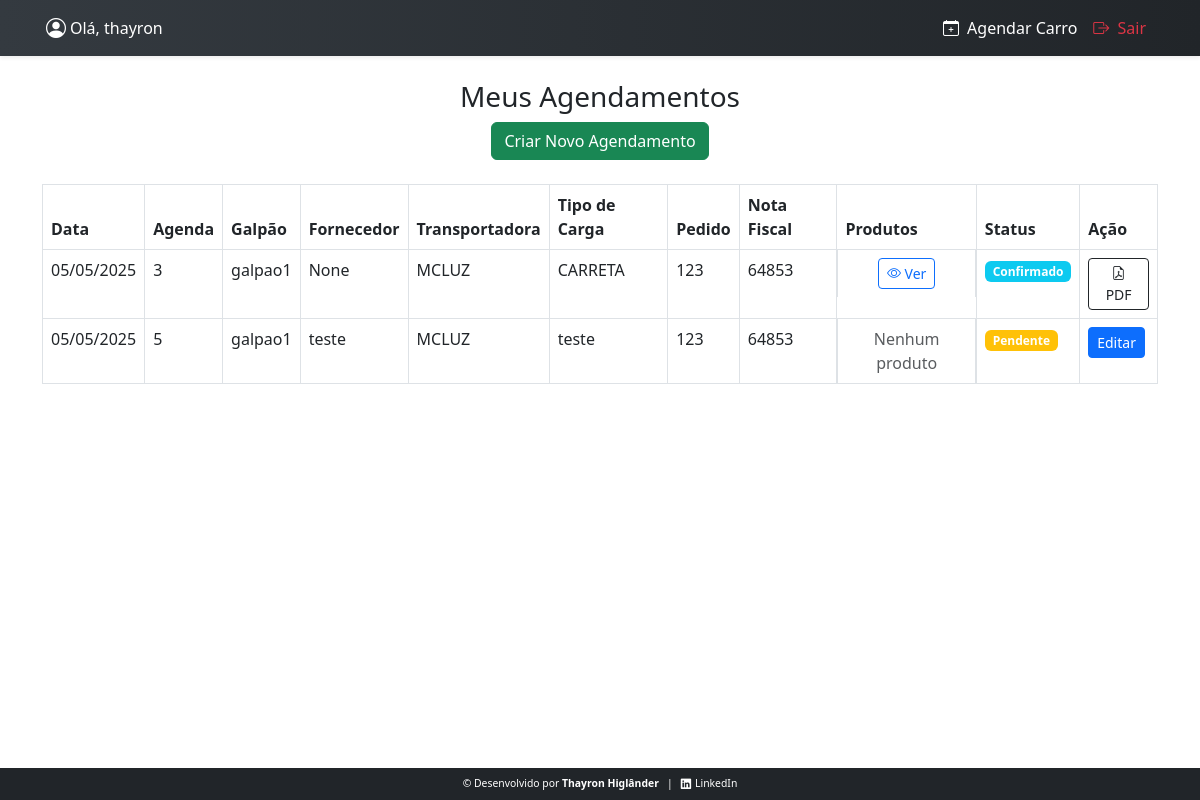
The app's page /agendamentos/ (signed in), older data.
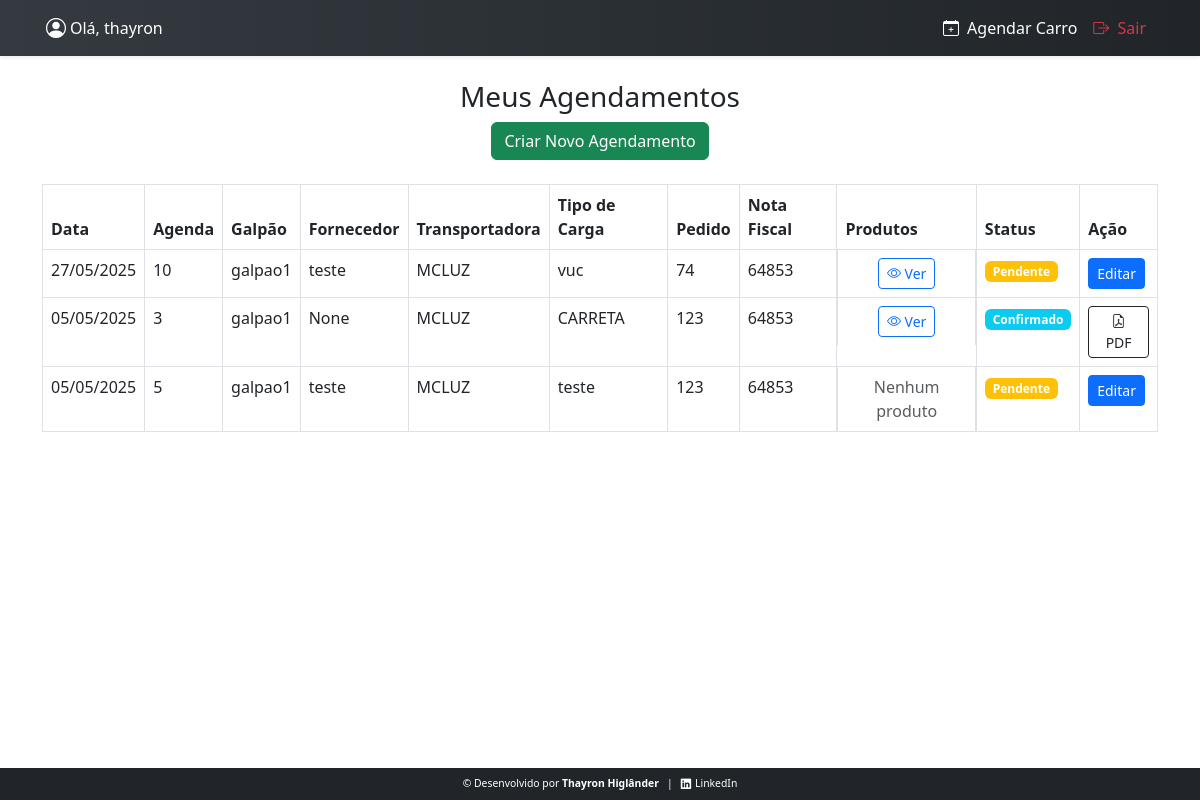
The same page, newer data.
### agendamentos/models.py (models this page shows, shortened)
class Agendamento(models.Model):
    usuario = models.ForeignKey(settings.AUTH_USER_MODEL, on_delete=models.CASCADE)
    data_hora = models.DateTimeField()
    cnpj = models.CharField(max_length=18)
    fornecedor = models.CharField(max_length=100)
    email = models.EmailField(max_length=500)
    transportadora = models.CharField(max_length=100)
    nota_fiscal = models.CharField(max_length=100)
    pedido = models.CharField(max_length=100)
    GALPAO_CHOICES = [
        ('galpao1', 'galpão1'),
        ('galpao2', 'galpão2'),
        ('galpao3', 'galpão3'),
        ('galpao4', 'galpão4'),
    ]
    galpao = models.CharField("Galpão", max_length=20,choices=GALPAO_CHOICES,)
    TIPO_CARRO_CHOICES = [
        ('vuc', 'VUC'),
        ('toco', 'Toco'),
        ('truck', 'Truck'),
        ('carreta', 'Carreta'),
    ]
    tipo_carro = models.CharField("Tipo", max_length=20,choices=TIPO_CARRO_CHOICES,)
    STATUS_CHOICES = [
        ('pendente', 'Pendente'),
        ('confirmado', 'Confirmado'),
        ('cancelado', 'Cancelado'),
        ('finalizado', 'Finalizado'),
        ('atrasado', 'Atrasado'),
    ]
    status = models.CharField(max_length=20, choices=STATUS_CHOICES, default='pendente')
    criado_em = models.DateTimeField(auto_now_add=True)
    def cubagem_total(self):
        return self.itens.aggregate(total=Sum('cubagem'))['total'] or 0

### agendamentos/views.py (the view)
# urls.py: path('agendamentos/', views.painel_users_list, name='painel_user'),
@login_required
def painel_users_list(request):
    agendamentos = Agendamento.objects.filter(usuario=request.user).order_by('-data_hora')
    paginator = Paginator(agendamentos, 5)
    page_number = request.GET.get('page')
    page_obj = paginator.get_page(page_number)
    return render(request, 'agendamento/painel_user.html', {'page_obj': page_obj, 'agendamentos': agendamentos})

### templates/agendamento/painel_user.html (shortened to what this page needs)
{% extends 'base.html' %}
{% block content %}
<h3 class="text-center">Meus Agendamentos</h3>
<div class="text-center mb-4">
    <a href="{% url 'agendamento_criar' %}" class="btn btn-success">Criar Novo Agendamento</a>
</div>
<table class="table table-bordered">
    <thead class="thead-dark">
        <tr>
            <th>Data</th>
            <th>Agenda</th>
            <th>Galpão</th>
            <th>Fornecedor</th>
            <th>Transportadora</th>
            <th>Tipo de Carga</th>
            <th>Pedido</th>
            <th>Nota Fiscal</th>
            <th>Produtos</th>
            <th>Status</th>
            <th>Ação</th>
        </tr>
    </thead>
    <tbody>
        {% for ag in page_obj %}
        <tr>
            <td data-label="Data">{{ ag.data_hora|date:"d/m/Y" }}</td>
            <td data-label="Agenda">{{ ag.id }}</td>
            <td data-label="Galpão">{{ ag.galpao }}</td>
            <td data-label="Fornecedor">{{ ag.fornecedor }}</td>
            <td data-label="Transportadora">{{ ag.transportadora }}</td>
            <td data-label="Tipo de Carga">{{ ag.tipo_carro }}</td>
            <td data-label="Pedido">{{ ag.pedido }}</td>
            <td data-label="Nota Fiscal">{{ ag.nota_fiscal }}</td>
            <td data-label="Produtos" class="produtos-cell text-center">
                {% if ag.itens.exists %}
                <button type="button" class="btn btn-outline-primary btn-sm btn-ver-produtos" data-bs-toggle="modal" data-bs-target="#produtosModal{{ ag.id }}">
                    <i class="bi bi-eye"></i> Ver
                </button>
                {% else %}
                <span class="text-muted">Nenhum produto</span>
                {% endif %}
            </td>
            <td data-label="Status">
                {% if ag.status == 'pendente' %}
                <span class="badge bg-warning">Pendente</span>
                {% elif ag.status == 'confirmado' %}
                <span class="badge bg-info">Confirmado</span>
                {% elif ag.status == 'cancelado' %}
                <span class="badge bg-danger">Cancelado</span>
                {% elif ag.status == 'finalizado' %}
                <span class="badge bg-success">Finalizado</span>
                {% endif %}
            </td>
            <td data-label="Ação">
                {% if ag.status == 'pendente' %}
                <a href="{% url 'agendamento_editar' ag.pk %}" class="btn btn-primary btn-sm">Editar</a>
                {% else %}
                <a href="{% url 'baixar_agendamento_pdf' ag.id %}" class="btn btn-outline-dark btn-sm" target="_blank">
                    <i class="bi bi-file-earmark-pdf"></i> PDF
                </a>
                {% endif %}
            </td>
        </tr>
        {% empty %}
        <tr>
            <td colspan="10" class="text-center">Nenhum agendamento cadastrado.</td>
        </tr>
        {% endfor %}
    </tbody>
</table>
{% endblock %}

Row changes from the older to the newer data that the page shows:
added Agendamento: data_hora "27/05/2025", id "10", galpao "galpao1", fornecedor "teste", transportadora "MCLUZ", tipo_carro "vuc", pedido "74", nota_fiscal "64853", status "Pendente"
